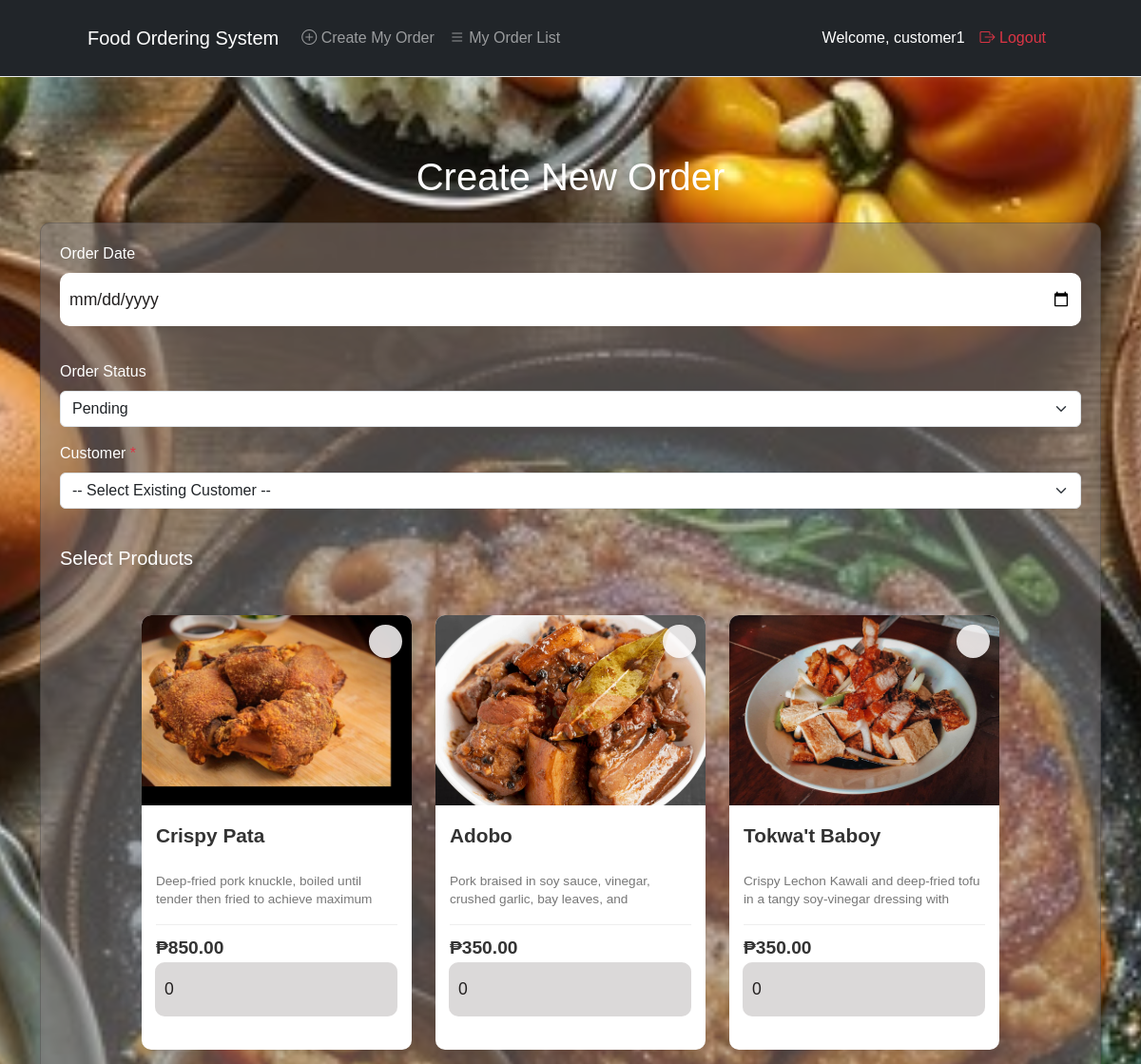
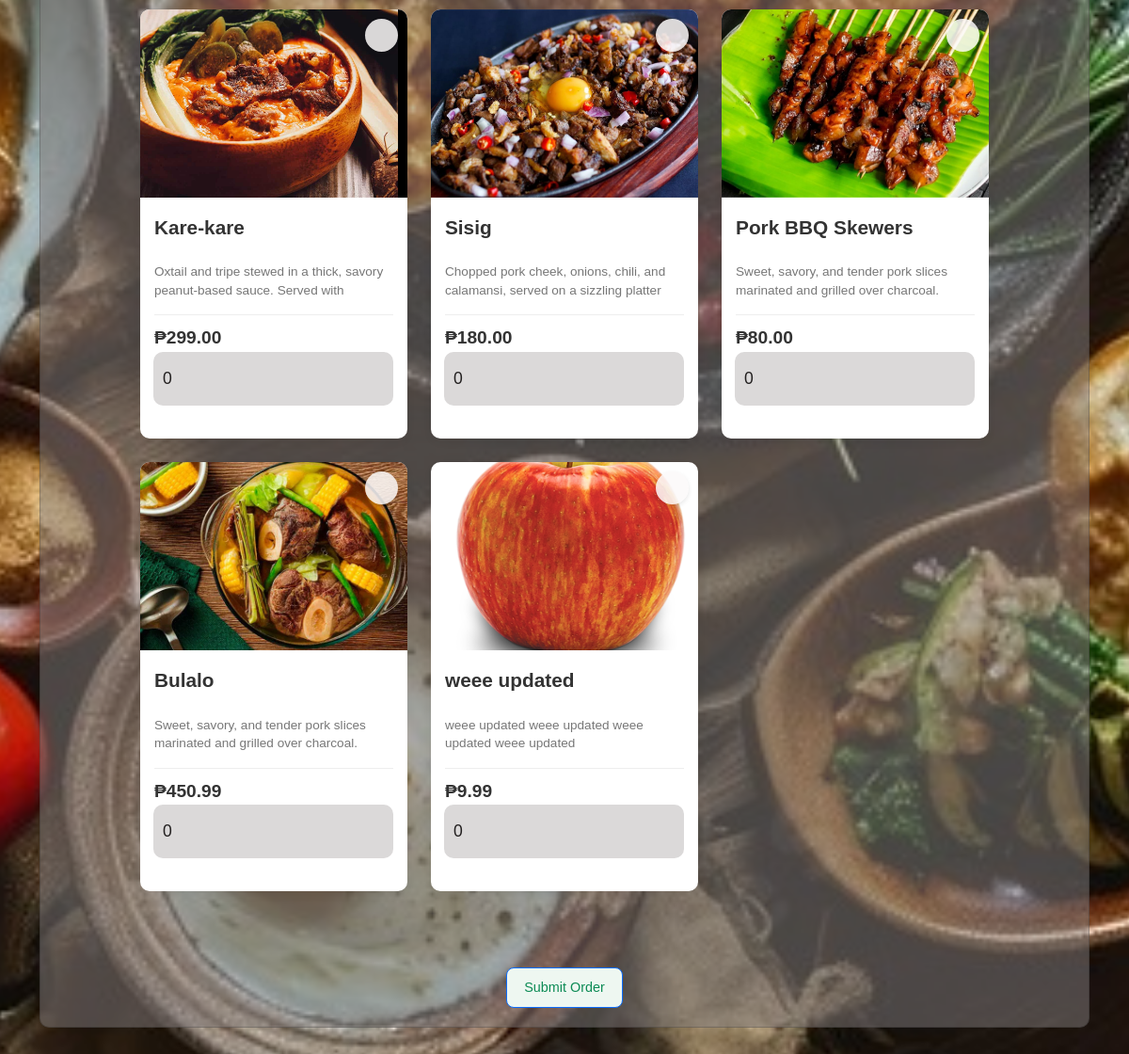
/add_order (signed in), run on the app's committed database (2 pictures, top to bottom).
### tables this page shows
CREATE TABLE users (
                id INTEGER PRIMARY KEY AUTOINCREMENT,
                username TEXT UNIQUE NOT NULL,
                password TEXT NOT NULL,
                full_name TEXT NOT NULL,
                email TEXT NOT NULL,
                role INTEGER DEFAULT 2);

CREATE TABLE products (
                id INTEGER PRIMARY KEY AUTOINCREMENT,
                name TEXT NOT NULL,
                description TEXT NOT NULL,
                price REAL NOT NULL,
                image_url TEXT
            );

### app.py (the view, shortened to what this page needs)
@app.route("/add_order", methods=["GET", "POST"])
def add_order():
    conn = sqlite3.connect(DB_NAME)
    c = conn.cursor()
    c.execute("SELECT * FROM products")
    products = c.fetchall()
    c.execute("SELECT * FROM users WHERE role=2")
    customers = c.fetchall()
    conn.close()
    return render_template("add_order.html", products=products, customers=customers)

### templates/add_order.html (shortened to what this page needs)
{% extends "base.html" %}
{% block content %}
<div class="container mt-5 mb-5">
  <h1 style="text-align: center; color: #fff;" class="mb-4">Create New Order</h1>
  <form method="POST" class="card" id="orderForm">
    <div class="mb-3">
        <label class="form-label">Order Date</label>
        <div class="input-group" onclick="document.getElementById('order_date').showPicker()">
            <input style="background: #fff;" type="date" id="order_date" name="order_date" class="form-control" required>
        </div>
    </div>
    <div class="mb-3">
      <label for="order_status" class="form-label">Order Status</label>
      <select name="order_status" id="order_status" class="form-select">
        <option value="Pending">Pending</option>
      </select>
    </div>
    <div class="mb-3">
      <label for="customer_id" class="form-label">Customer <span class="text-danger">*</span></label>
      <select id="customer_id" name="customer_id" class="form-select" onchange="toggleNewCustomer()" required>
          <option value="" disabled selected>-- Select Existing Customer --</option>
      </select>
    </div>
    <h5 class="mt-4">Select Products</h5>
    <div class="menu-grid-container">
      {% for product in products %}
        <div class="menu-item">
          <div class="item-header">
            <img src="{{ url_for('static', filename='img/' + product[4]) }}" alt="{{ product[1] }}">
            <button class="favorite-btn"></button>
          </div>
          <div class="item-body">
            <h3>{{ product[1] }}</h3>
            <p class="description">
              {{ product[2] }}
            </p>
            <div class="item-footer">
              <span class="price">₱{{ "%.2f"|format(product[3]) }}</span>
            </div>
            <div class="input-group">
              <input type="number" name="quantity[]" min="0" value="0" class="form-control" placeholder="Qty">
            </div>
          </div>
        </div>
      {% endfor %}
    </div>
    <center>
      <button type="submit" class="btn btn-primary mt-3">Submit Order</button>
    </center>
  </form>
</div>
{% endblock %}

### templates/base.html (shortened to what this page needs)
<!DOCTYPE html>
<html lang="en">
<head>
  <link href="https://cdn.jsdelivr.net/npm/bootstrap@5.3.2/dist/css/bootstrap.min.css" rel="stylesheet">
  <link href="https://cdn.jsdelivr.net/npm/bootstrap-icons@1.11.1/font/bootstrap-icons.css" rel="stylesheet">
  <link rel="stylesheet" href="{{ url_for('static', filename='style.css') }}">
</head>
<body>
  <nav class="navbar navbar-expand-lg navbar-dark bg-dark">
    <div class="container">
      <a class="navbar-brand" href="{{ url_for('view_orders') }}">Food Ordering System</a>
      <div class="collapse navbar-collapse" id="navbarNav">
        <ul class="navbar-nav me-auto">
          {% if session.get('user_id') %}
            {% if session.get('role') == 1 %}
              <li class="nav-item">
                <a class="nav-link {% if request.endpoint == 'add_product' %}active{% endif %}" href="{{ url_for('add_product') }}">
                  <i class="bi bi-plus-circle"></i> Add New Product
                </a>
              </li>
              <li class="nav-item">
                <a class="nav-link {% if request.endpoint == 'product_list' %}active{% endif %}" href="{{ url_for('product_list') }}">
                  <i class="bi bi-plus-circle"></i> Product List
                </a>
              </li>
              <li class="nav-item">
                <a class="nav-link {% if request.endpoint == 'add_order' %}active{% endif %}" href="{{ url_for('add_order') }}">
                  <i class="bi bi-plus-circle"></i> Create Order
                </a>
              </li>
              <li class="nav-item">
                <a class="nav-link {% if request.endpoint == 'view_orders' %}active{% endif %}" href="{{ url_for('view_orders') }}">
                  <i class="bi bi-list"></i> Order List
                </a>
              </li>
            {% else %}
              <li class="nav-item">
                <a class="nav-link {% if request.endpoint == 'add_order_customer' %}active{% endif %}" href="{{ url_for('add_order_customer') }}">
                  <i class="bi bi-plus-circle"></i> Create My Order
                </a>
              </li>
              <li class="nav-item">
                <a class="nav-link {% if request.endpoint == 'customer_orders' %}active{% endif %}" href="{{ url_for('customer_orders') }}">
                  <i class="bi bi-list"></i> My Order List
                </a>
              </li>
            {% endif %}
          {% endif %}
        </ul>
        <ul class="navbar-nav ms-auto">
          {% if session.get('user_id') %}
            <li class="nav-item">
              <a class="nav-link text-white">
                Welcome, {{ session['username'] }}
              </a>
            </li>
            <li class="nav-item">
              <a class="nav-link text-danger" href="{{ url_for('logout') }}">
                <i class="bi bi-box-arrow-right"></i> Logout
              </a>
            </li>
          {% else %}
            <li class="nav-item">
              <a class="nav-link" href="{{ url_for('login') }}">
                <i class="bi bi-box-arrow-in-right"></i> Login
              </a>
            </li>
          {% endif %}
        </ul>
      </div>
    </div>
  </nav>
  <main class="py-4">
    {% block content %}
    {% endblock %}
  </main>
</body>
</html>

### static/style.css (style rules this page uses)
body { margin: 0; font-family: Arial, sans-serif; display: flex; justify-content: center; align-items: center; min-height: 100vh; background-image: url('img/background.jpg'); background-size: cover; background-position: center; background-repeat: no-repeat; background-attachment: fixed; color: #fff; / }
.card { background-color: rgba(131, 126, 126, 0.5); padding: 20px; color: white; border-radius: 10px; }
.input-group { margin-bottom: 20px; }
.input-group input { width: calc(100% - 20px); padding: 15px 10px; border: none; background: rgba(107, 95, 95, 0.238); border-radius: 10px; border-top-left-radius: 10px !important; border-bottom-left-radius: 10px !important; color: #232020; font-size: 1.1em; outline: none; transition: background 0.3s ease; }
.input-group input::placeholder { color: rgba(31, 9, 9, 0.7); }
p { margin-top: 25px; font-size: 1em; }
.navbar { display: flex; justify-content: space-between; align-items: center; padding: 15px 5%; background-color: #ffffff; border-bottom: 1px solid #eee; }
* { margin: 0; padding: 0; box-sizing: border-box; }
body { font-family: 'Poppins', sans-serif; display: flex; flex-direction: column; align-items: center; color: #333; width: 100%; }
.navbar { display: flex; justify-content: space-between; align-items: center; width: 100%; padding: 15px 8%; background-color: #fff; box-shadow: 0 2px 5px rgba(0,0,0,0.05); }
.menu-grid-container { display: grid; grid-template-columns: repeat(3, 1fr); grid-template-rows: repeat(4, auto); gap: 25px; padding: 40px 8%; width: 100%; justify-items: center; }
.menu-item { background-color: #ffffff; border-radius: 10px; box-shadow: 0 4px 10px rgba(0, 0, 0, 0.05); overflow: hidden; width: 100%; max-width: 300px; transition: transform 0.2s; }
.item-header { position: relative; line-height: 0; }
.menu-item img { width: 100%; height: 200px; object-fit: cover; }
.favorite-btn { position: absolute; top: 10px; right: 10px; background-color: rgba(252, 250, 250, 0.85); border: none; border-radius: 50%; width: 35px; height: 35px; cursor: pointer; display: flex; align-items: center; justify-content: center; box-shadow: 0 2px 5px rgba(0,0,0,0.1); }
.item-body { padding: 15px; }
.item-body h3 { font-size: 1.3em; font-weight: 600; color: #333; margin-bottom: 5px; }
.description { font-size: 0.85em; color: #777; margin-bottom: 15px; line-height: 1.4; height: 40px; overflow: hidden; }
.item-footer { display: flex; justify-content: space-between; align-items: center; padding-top: 10px; border-top: 1px solid #eee; }
.price { font-size: 1.2em; font-weight: bold; color: #333; }
header, main, footer { width: 100%; }
.navbar { width: 100%; display: flex; justify-content: space-between; align-items: center; padding: 20px 80px; background: #0f0006; box-shadow: 0 2px 8px rgba(253, 249, 249, 0.05); position: fixed; top: 0; left: 0; z-index: 1000; }
body::before { content: ""; display: block; height: 90px; }
.btn { background: #eef7f1; padding: 10px 18px; border-radius: 8px; font-size: 0.9em; color: #0c8b55; display: block; align-items: center; gap: 8px; font-weight: 500; }

### data on the page
users: username "customer1"
products: image_url (picture), name "Crispy Pata", description "Deep-fried pork knuckle, boiled until tender then fried to achieve maximum…", price "850.00"
products: image_url (picture), name "Adobo", description "Pork braised in soy sauce, vinegar, crushed garlic, bay leaves, and…", price "350.00"
products: image_url (picture), name "Tokwa't Baboy", description "Crispy Lechon Kawali and deep-fried tofu in a tangy soy-vinegar dressing with…", price "350.00"
products: image_url (picture), name "Kare-kare", description "Oxtail and tripe stewed in a thick, savory peanut-based sauce. Served with…", price "299.00"
products: image_url (picture), name "Sisig", description "Chopped pork cheek, onions, chili, and calamansi, served on a sizzling platter…", price "180.00"
products: image_url (picture), name "Pork BBQ Skewers", description "Sweet, savory, and tender pork slices marinated and grilled over charcoal.…", price "80.00"
products: image_url (picture), name "Bulalo", description "Sweet, savory, and tender pork slices marinated and grilled over charcoal.…", price "450.99"
products: image_url (picture), name "weee updated", description "weee updated weee updated weee updated weee updated", price "9.99"
